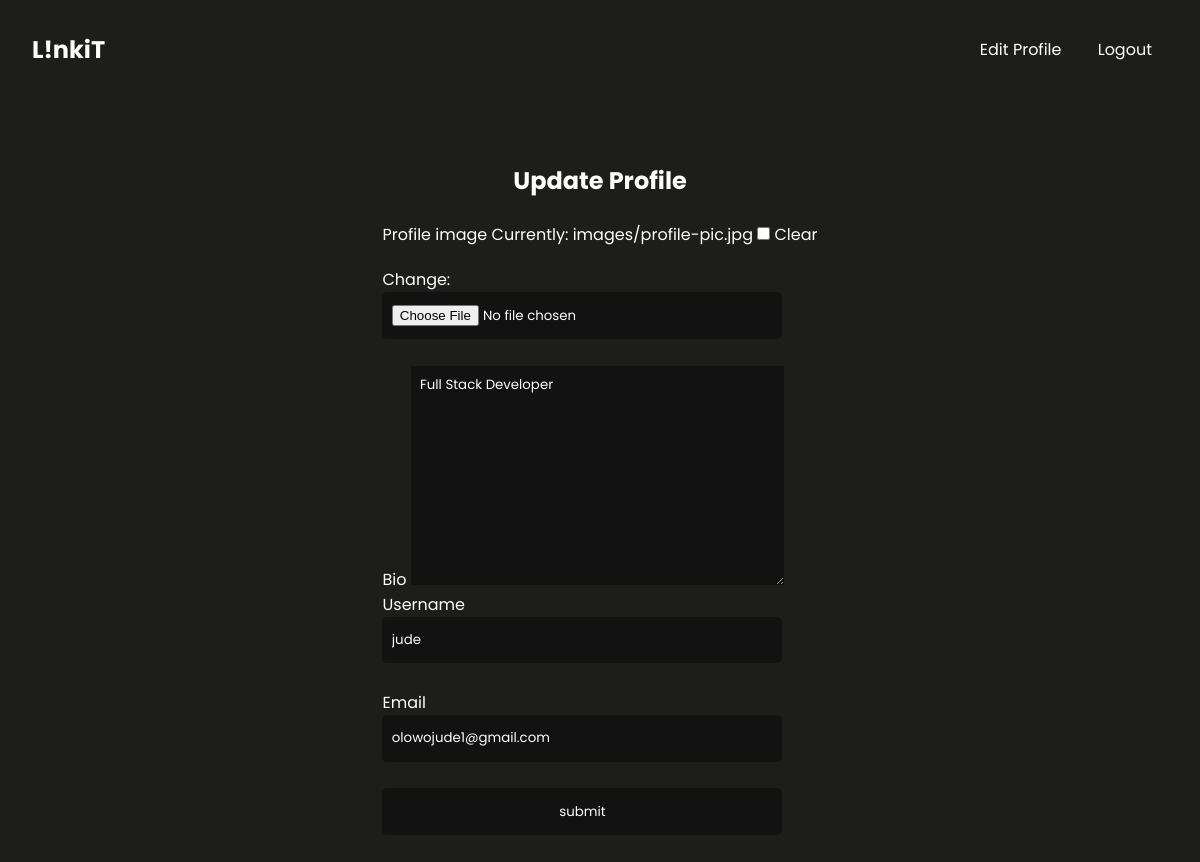
Page /update-profile/ (signed in) on the committed database.
### lta/models.py (models this page shows)
class User(AbstractUser):
    name = models.CharField(max_length=200, null=True)
    email = models.EmailField(unique=True, null=True)
    bio = models.TextField(null=True, blank=True)
    profile_image = models.ImageField(
        null=True, blank=True, default="avatar.png", upload_to='images/')
    USERNAME_FIELDS = "email"
    REQUIRED_FIELDS = []

### lta/views.py (the view)
# urls.py: path("update-profile/", views.updateProfile, name="updateprofile"),
@login_required(login_url="loginpage")
def updateProfile(request):
    user = request.user
    form = UserForm(instance=user)
    if request.method == "POST":
        form = UserForm(request.POST, request.FILES, instance=user)
        if form.is_valid:
            form.save()
            return redirect("admin")
    context = {"form": form}
    return render(request, "lta/updateprofile.html", context)

### lta/forms.py
class UserForm(ModelForm):
    class Meta:
        model = User
        fields = ["profile_image", "bio", "username", "email", ]

### lta/templates/lta/updateprofile.html (shortened to what this page needs)
{% extends 'lta/main.html' %}
{% load static %}
{% block content %}
<div class="updateuser-container">
    <h2>Update Profile </h2>
    <form method="POST" action="" enctype="multipart/form-data">
		{% for field in form %}
			<div class="update-user_form">
				<label>{{field.label}}</label>
				{{field}}
		{% endfor %}
		<input type="submit" value="submit" update-user-submit-btn" class="submit" value="Submit">
	</form>
</div>
{% endblock %}

### static/styles/style.css (style rules this page uses)
* { margin: 0; padding: 0; box-sizing: border-box; font-family: "poppins"; color: white; }
body { background: #1d1d1b; }
a { text-decoration: none; }
.submit { background: #131212; border: none; }
#profile_image-clear_id { width: auto; }
.submit { cursor: pointer; margin-top: 1em; text-align: center; }
form input { width: 30em; background: #131212; outline: none; padding: 1em 0.7em; border-radius: 5px; outline: none; border: none; margin-bottom: 1em; display: block; }
.updateuser-container { display: flex; flex-direction: column; align-items: center; margin: 4em auto; }
.updateuser-container h2 { margin-bottom: 1em; }
.updateuser-container input { margin-bottom: 2em; }
#id_bio { background: #131212; padding: 0.7em; border: none; outline: none; width: 28em; }
#profile_image-clear_id { display: inline; }

### rows in the picture
User: form "Full Stack Developer" "jude" "olowojude1@gmail.com"

### other values in the picture
{{ field.label }} "Profile image" "Bio" "Username" "Email"
